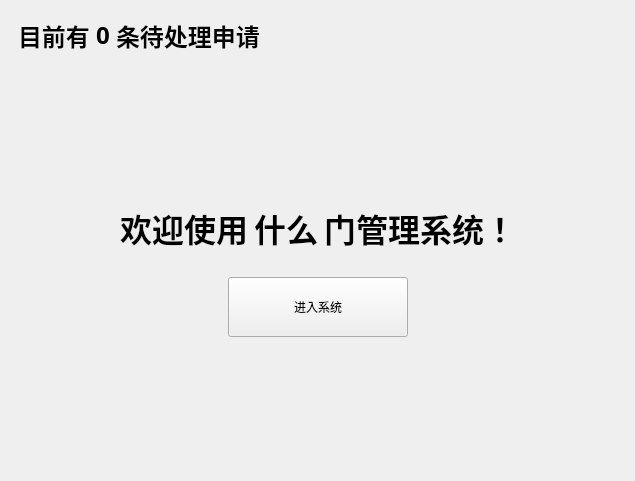
<?xml version="1.0" encoding="UTF-8"?>
<ui version="4.0">
 <class>depart</class>
 <widget class="QMainWindow" name="depart">
  <property name="geometry">
   <rect>
    <x>0</x>
    <y>0</y>
    <width>635</width>
    <height>481</height>
   </rect>
  </property>
  <property name="windowTitle">
   <string>部门管理</string>
  </property>
  <property name="autoFillBackground">
   <bool>false</bool>
  </property>
  <property name="styleSheet">
   <string notr="true">#depart{background-image: url(:/pic/picture/background.jpg);}</string>
  </property>
  <widget class="QWidget" name="centralwidget">
   <property name="autoFillBackground">
    <bool>false</bool>
   </property>
   <property name="styleSheet">
    <string notr="true">#centralwidget{border-image: url(:/new/prefix1/picture/background.jpg);}</string>
   </property>
   <layout class="QVBoxLayout" name="verticalLayout">
    <item>
     <widget class="QWidget" name="widget_3" native="true">
      <layout class="QHBoxLayout" name="horizontalLayout_3">
       <item>
        <widget class="QLabel" name="label_4">
         <property name="styleSheet">
          <string notr="true">font: 75 24pt &quot;Adobe Arabic&quot;;</string>
         </property>
         <property name="text">
          <string>&lt;html&gt;&lt;head/&gt;&lt;body&gt;&lt;p&gt;&lt;span style=&quot; font-size:18pt; font-weight:600;&quot;&gt;目前有&lt;/span&gt;&lt;/p&gt;&lt;/body&gt;&lt;/html&gt;</string>
         </property>
        </widget>
       </item>
       <item>
        <widget class="QLabel" name="label_5">
         <property name="font">
          <font>
           <family>Adobe Arabic</family>
           <pointsize>24</pointsize>
           <weight>9</weight>
           <italic>false</italic>
           <bold>false</bold>
          </font>
         </property>
         <property name="styleSheet">
          <string notr="true">font: 75 24pt &quot;Adobe Arabic&quot;;</string>
         </property>
         <property name="text">
          <string>&lt;html&gt;&lt;head/&gt;&lt;body&gt;&lt;p&gt;&lt;span style=&quot; font-size:18pt; font-weight:600;&quot;&gt;0&lt;/span&gt;&lt;/p&gt;&lt;/body&gt;&lt;/html&gt;</string>
         </property>
        </widget>
       </item>
       <item>
        <widget class="QLabel" name="label_6">
         <property name="styleSheet">
          <string notr="true">font: 75 24pt &quot;Adobe Arabic&quot;;</string>
         </property>
         <property name="text">
          <string>&lt;html&gt;&lt;head/&gt;&lt;body&gt;&lt;p&gt;&lt;span style=&quot; font-size:18pt; font-weight:600;&quot;&gt;条待处理申请&lt;/span&gt;&lt;/p&gt;&lt;/body&gt;&lt;/html&gt;</string>
         </property>
        </widget>
       </item>
       <item>
        <spacer name="horizontalSpacer_5">
         <property name="orientation">
          <enum>Qt::Horizontal</enum>
         </property>
         <property name="sizeHint" stdset="0">
          <size>
           <width>327</width>
           <height>20</height>
          </size>
         </property>
        </spacer>
       </item>
      </layout>
     </widget>
    </item>
    <item>
     <spacer name="verticalSpacer">
      <property name="orientation">
       <enum>Qt::Vertical</enum>
      </property>
      <property name="sizeHint" stdset="0">
       <size>
        <width>20</width>
        <height>153</height>
       </size>
      </property>
     </spacer>
    </item>
    <item>
     <widget class="QWidget" name="widget" native="true">
      <property name="contextMenuPolicy">
       <enum>Qt::NoContextMenu</enum>
      </property>
      <layout class="QHBoxLayout" name="horizontalLayout">
       <item>
        <spacer name="horizontalSpacer">
         <property name="orientation">
          <enum>Qt::Horizontal</enum>
         </property>
         <property name="sizeHint" stdset="0">
          <size>
           <width>40</width>
           <height>20</height>
          </size>
         </property>
        </spacer>
       </item>
       <item>
        <widget class="QLabel" name="label">
         <property name="styleSheet">
          <string notr="true">font: 75 24pt &quot;Adobe Arabic&quot;;</string>
         </property>
         <property name="text">
          <string>&lt;html&gt;&lt;head/&gt;&lt;body&gt;&lt;p align=&quot;center&quot;&gt;&lt;span style=&quot; font-size:24pt; font-weight:600;&quot;&gt;欢迎使用&lt;/span&gt;&lt;/p&gt;&lt;/body&gt;&lt;/html&gt;</string>
         </property>
        </widget>
       </item>
       <item>
        <widget class="QLabel" name="label_2">
         <property name="styleSheet">
          <string notr="true">font: 75 24pt &quot;Adobe Arabic&quot;;</string>
         </property>
         <property name="text">
          <string>&lt;html&gt;&lt;head/&gt;&lt;body&gt;&lt;p&gt;&lt;span style=&quot; font-size:24pt; font-weight:600;&quot;&gt;什么&lt;/span&gt;&lt;/p&gt;&lt;/body&gt;&lt;/html&gt;</string>
         </property>
        </widget>
       </item>
       <item>
        <widget class="QLabel" name="label_3">
         <property name="styleSheet">
          <string notr="true">font: 75 24pt &quot;Adobe Arabic&quot;;</string>
         </property>
         <property name="text">
          <string>&lt;html&gt;&lt;head/&gt;&lt;body&gt;&lt;p&gt;&lt;span style=&quot; font-size:24pt; font-weight:600;&quot;&gt;门管理系统！&lt;/span&gt;&lt;/p&gt;&lt;/body&gt;&lt;/html&gt;</string>
         </property>
        </widget>
       </item>
       <item>
        <spacer name="horizontalSpacer_2">
         <property name="orientation">
          <enum>Qt::Horizontal</enum>
         </property>
         <property name="sizeHint" stdset="0">
          <size>
           <width>33</width>
           <height>20</height>
          </size>
         </property>
        </spacer>
       </item>
      </layout>
     </widget>
    </item>
    <item>
     <widget class="QWidget" name="widget_2" native="true">
      <property name="styleSheet">
       <string notr="true">font: 75 18pt &quot;Adobe Arabic&quot;;进入系统</string>
      </property>
      <layout class="QHBoxLayout" name="horizontalLayout_2">
       <item>
        <spacer name="horizontalSpacer_3">
         <property name="orientation">
          <enum>Qt::Horizontal</enum>
         </property>
         <property name="sizeHint" stdset="0">
          <size>
           <width>201</width>
           <height>20</height>
          </size>
         </property>
        </spacer>
       </item>
       <item>
        <widget class="QPushButton" name="pb_enter">
         <property name="minimumSize">
          <size>
           <width>180</width>
           <height>60</height>
          </size>
         </property>
         <property name="styleSheet">
          <string notr="true">font: 75 18pt &quot;Adobe Arabic&quot;;进入系统</string>
         </property>
         <property name="text">
          <string>进入系统</string>
         </property>
        </widget>
       </item>
       <item>
        <spacer name="horizontalSpacer_4">
         <property name="orientation">
          <enum>Qt::Horizontal</enum>
         </property>
         <property name="sizeHint" stdset="0">
          <size>
           <width>200</width>
           <height>20</height>
          </size>
         </property>
        </spacer>
       </item>
      </layout>
     </widget>
    </item>
    <item>
     <spacer name="verticalSpacer_2">
      <property name="orientation">
       <enum>Qt::Vertical</enum>
      </property>
      <property name="sizeHint" stdset="0">
       <size>
        <width>20</width>
        <height>152</height>
       </size>
      </property>
     </spacer>
    </item>
   </layout>
  </widget>
 </widget>
 <resources/>
 <connections/>
</ui>
